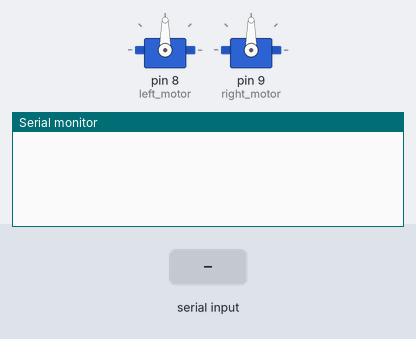
Simulated run of this sketch. Board: Arduino Uno, built with avr-gcc and run on an emulated ATmega328P. On the bench: 2 × servo, the last lines printed to the serial monitor. Inputs (shaded band) come from the test bench.

Above: at 1.2 s.
1.3 s: "BREAK" received over the second serial link
At 3.5 s:
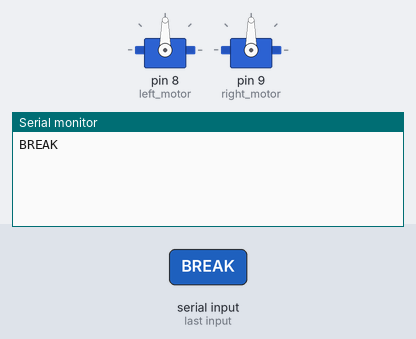
3.8 s: "ON" received over the second serial link
At 5.3 s:
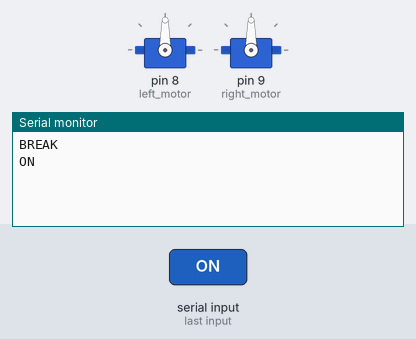
6.2 s: "OFF" received over the second serial link
At 8.4 s:
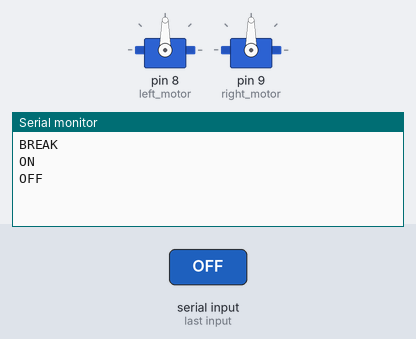

The sketch:

Project.ino
```cpp
// header
#include <SoftwareSerial.h>
#include<Servo.h>

// pin number
int RX = 6;
int TX = 7;
int left_motor = 8;
int right_motor = 9;

// instance value
SoftwareSerial mySerial(RX, TX); // RX, TX
Servo left_servo;
Servo right_servo;

// constant number
const int motor_delay_break_on = 280;
const int motor_delay_break_off = 200;

// varilable value
int incomingByte = 0;
const int right = 180;
const int left = 0;
const int movestop = 90;
const int bSize = 128;
char Buffer[bSize];
char value;
int ByteCount;

void change_state(String (&message)[2]) {
  if(message[0].equals("BREAK")){
    if(message[1].equals("ON")){
        left_servo.write(left);
        right_servo.write(right);
        delay(motor_delay_break_on);
        left_servo.write(movestop);
        right_servo.write(movestop);
    }
    else if(message[1].equals("OFF")){
        left_servo.write(right);
        right_servo.write(left);
        delay(motor_delay_break_off);
        left_servo.write(movestop);
        right_servo.write(movestop);
    }
  }
}


void SerialParser(void) {
  ByteCount = -1;
  ByteCount =  mySerial.readBytesUntil('\0',Buffer,bSize);

  if(ByteCount > 0) {
    Serial.println(Buffer);
    String message[2];
    spliter(Buffer, ':',message);
    change_state(message);
  }
  memset(Buffer, 0, bSize);
  Serial.flush();
}

void spliter(String sData, char cSeparator, String (&message)[2]) {
  int nGetIndex = 0 ;

  String sTemp = "";
  String sCopy = sData;

  while(true)
  {
    nGetIndex = sCopy.indexOf(cSeparator);
    if(-1 != nGetIndex)
    {
      sTemp = sCopy.substring(0, nGetIndex);

      message[0] = sTemp;
      sCopy = sCopy.substring(nGetIndex + 1);
    }
    else
    {
      message[1] = sCopy;
      break;
    }
  }
}

void setup() {

  left_servo.attach(left_motor);
  right_servo.attach(right_motor);
  // servo_motor_setup
  Serial.begin(9600);
  mySerial.begin(9600);
}

void loop() {
  SerialParser();
}
```

Measured:
- after the input at 1.3 s, the serial monitor: prints a new line after 1.0 s (image 1)
- after the input at 3.8 s, the serial monitor: prints a new line after 1.0 s (image 2)
- after the input at 6.2 s, the serial monitor: prints a new line after 1.0 s (image 3)
